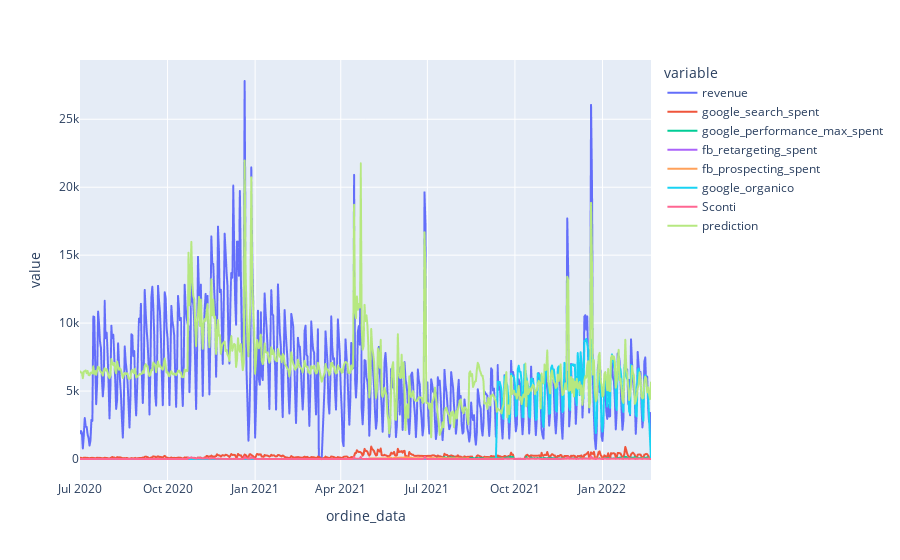

Write notebook code for a chart like this one.
### Code cell
df['prediction']=model.predict(X)
fig=px.line(df,x='ordine_data' ,y=df.columns)
fig.show()

### Figure 1 — Plotly figure (JSON) as saved in the notebook; plotly's stock layout.template omitted (floating-point values rounded to 4 significant figures; data arrays with more than 128 entries replaced by an {"elided": "..."} marker saying what was removed)
{"data": [{"hovertemplate": "variable=revenue<br>ordine_data=%{x}<br>value=%{y}<extra></extra>", "legendgroup": "revenue", "line": {"color": "#636efa", "dash": "solid"}, "marker": {"symbol": "circle"}, "mode": "lines", "name": "revenue", "showlegend": true, "type": "scattergl", "x": {"elided": "596 str values"}, "xaxis": "x", "y": {"elided": "596 float values"}, "yaxis": "y"}, {"hovertemplate": "variable=google_search_spent<br>ordine_data=%{x}<br>value=%{y}<extra></extra>", "legendgroup": "google_search_spent", "line": {"color": "#EF553B", "dash": "solid"}, "marker": {"symbol": "circle"}, "mode": "lines", "name": "google_search_spent", "showlegend": true, "type": "scattergl", "x": {"elided": "596 str values"}, "xaxis": "x", "y": {"elided": "596 float values"}, "yaxis": "y"}, {"hovertemplate": "variable=google_performance_max_spent<br>ordine_data=%{x}<br>value=%{y}<extra></extra>", "legendgroup": "google_performance_max_spent", "line": {"color": "#00cc96", "dash": "solid"}, "marker": {"symbol": "circle"}, "mode": "lines", "name": "google_performance_max_spent", "showlegend": true, "type": "scattergl", "x": {"elided": "596 str values"}, "xaxis": "x", "y": {"elided": "596 float values"}, "yaxis": "y"}, {"hovertemplate": "variable=fb_retargeting_spent<br>ordine_data=%{x}<br>value=%{y}<extra></extra>", "legendgroup": "fb_retargeting_spent", "line": {"color": "#ab63fa", "dash": "solid"}, "marker": {"symbol": "circle"}, "mode": "lines", "name": "fb_retargeting_spent", "showlegend": true, "type": "scattergl", "x": {"elided": "596 str values"}, "xaxis": "x", "y": {"elided": "596 float values"}, "yaxis": "y"}, {"hovertemplate": "variable=fb_prospecting_spent<br>ordine_data=%{x}<br>value=%{y}<extra></extra>", "legendgroup": "fb_prospecting_spent", "line": {"color": "#FFA15A", "dash": "solid"}, "marker": {"symbol": "circle"}, "mode": "lines", "name": "fb_prospecting_spent", "showlegend": true, "type": "scattergl", "x": {"elided": "596 str values"}, "xaxis": "x", "y": {"elided": "596 float values"}, "yaxis": "y"}, {"hovertemplate": "variable=google_organico<br>ordine_data=%{x}<br>value=%{y}<extra></extra>", "legendgroup": "google_organico", "line": {"color": "#19d3f3", "dash": "solid"}, "marker": {"symbol": "circle"}, "mode": "lines", "name": "google_organico", "showlegend": true, "type": "scattergl", "x": {"elided": "596 str values"}, "xaxis": "x", "y": {"elided": "596 int values"}, "yaxis": "y"}, {"hovertemplate": "variable=Sconti<br>ordine_data=%{x}<br>value=%{y}<extra></extra>", "legendgroup": "Sconti", "line": {"color": "#FF6692", "dash": "solid"}, "marker": {"symbol": "circle"}, "mode": "lines", "name": "Sconti", "showlegend": true, "type": "scattergl", "x": {"elided": "596 str values"}, "xaxis": "x", "y": {"elided": "596 int values"}, "yaxis": "y"}, {"hovertemplate": "variable=prediction<br>ordine_data=%{x}<br>value=%{y}<extra></extra>", "legendgroup": "prediction", "line": {"color": "#B6E880", "dash": "solid"}, "marker": {"symbol": "circle"}, "mode": "lines", "name": "prediction", "showlegend": true, "type": "scattergl", "x": {"elided": "596 str values"}, "xaxis": "x", "y": {"elided": "596 float values"}, "yaxis": "y"}], "layout": {"legend": {"title": {"text": "variable"}, "tracegroupgap": 0}, "margin": {"t": 60}, "xaxis": {"anchor": "y", "domain": [0, 1], "title": {"text": "ordine_data"}}, "yaxis": {"anchor": "x", "domain": [0, 1], "title": {"text": "value"}}}}
